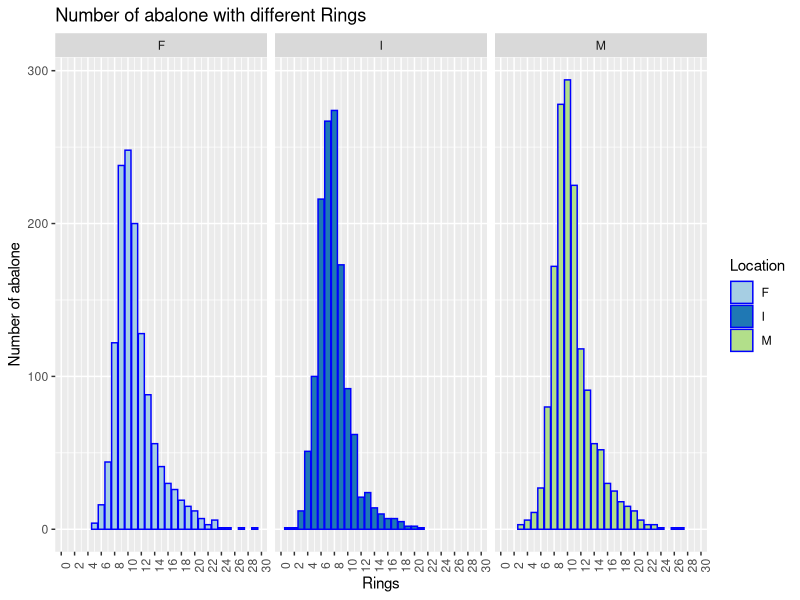
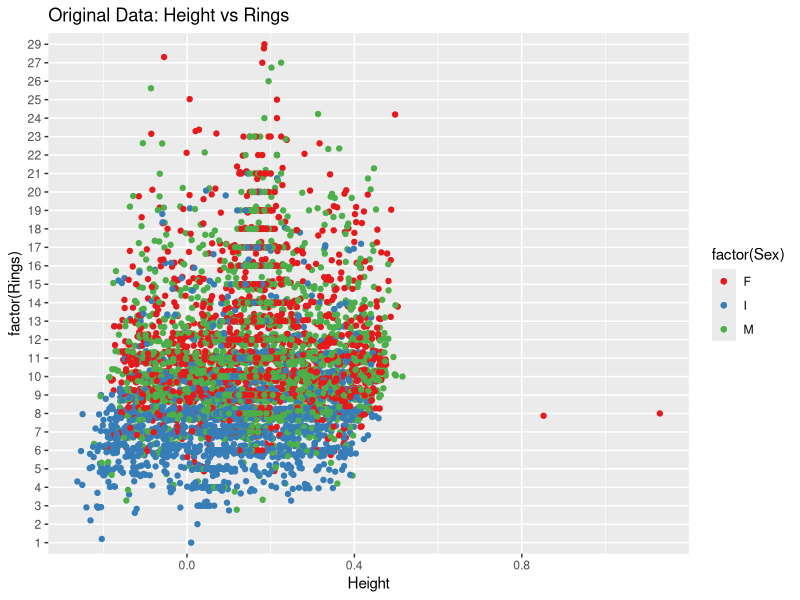
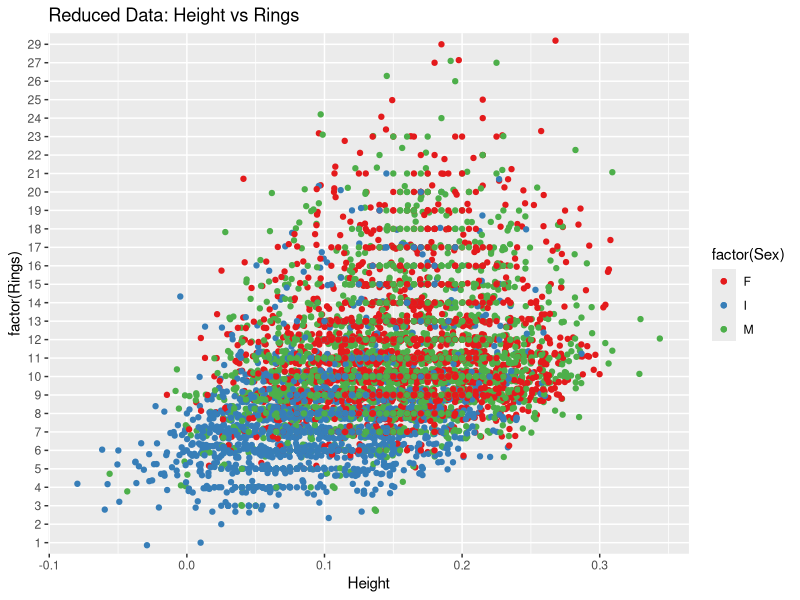
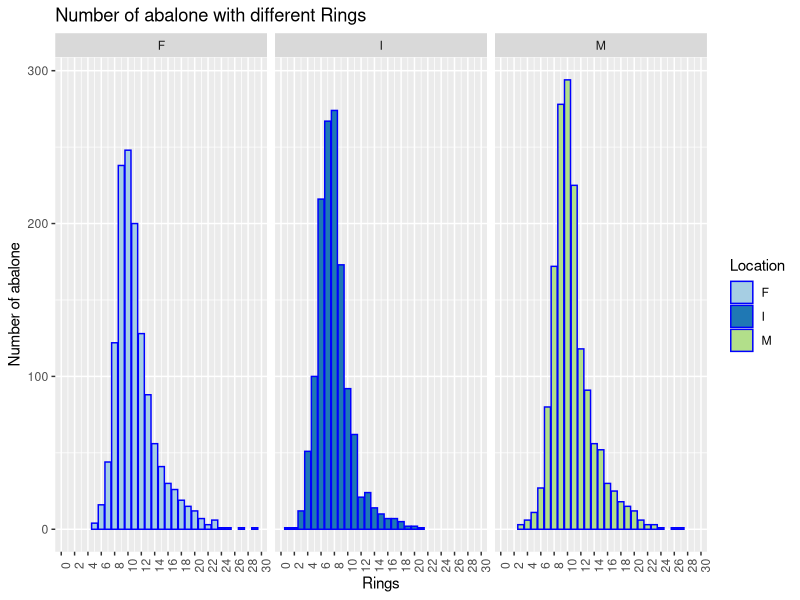
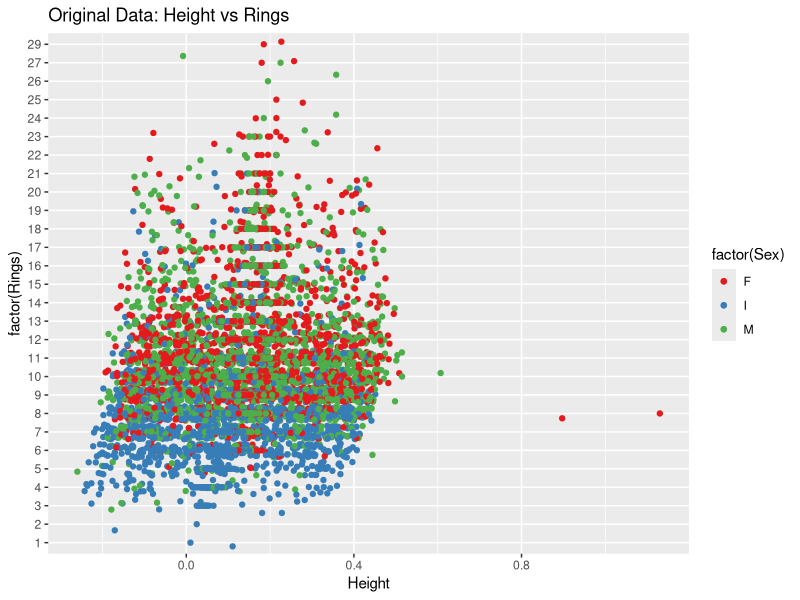
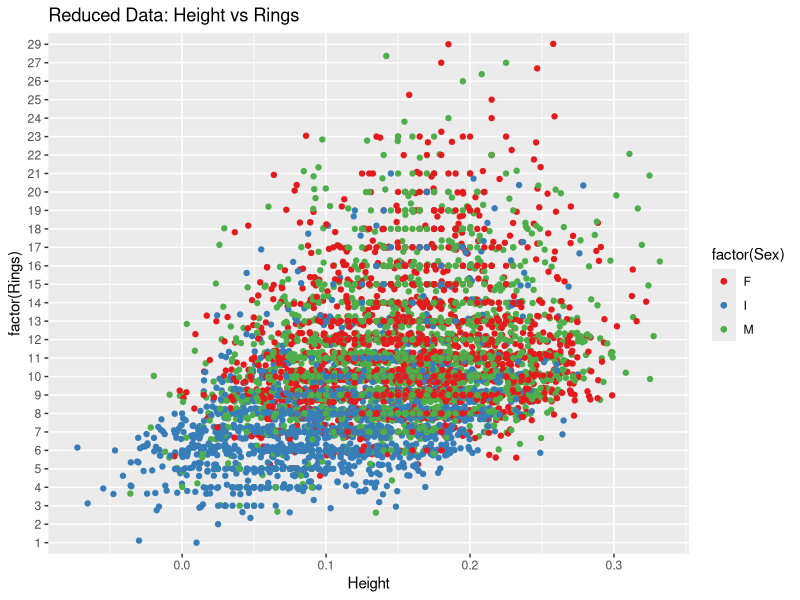

These charts were generated, in order, by the following R code:
library(ggplot2)
library(plyr)
# The data 
Data = read.csv("data/abalone.csv")  # Import Data

str(Data) # Structure of the Data

# There are 4 different measures for weight i.e. Whole.weight, Shucked.weight, Viscera.weight and Shell.weight. And Whole.weight should be the easiist one to measure. So I drop out all the other measures. 
Data =  subset(Data, select= -c(Shucked.weight,Viscera.weight,Shell.weight))

# Plot number of abalone with different rinng. 
ggplot(Data, aes(x = Rings, fill = Sex)) +
  geom_bar(binwidth = 1, color = "blue", origin = min(Data$Rings), position = "identity") +
  scale_x_continuous(name = "Rings", breaks = seq(0, 30, by = 2)) +
  theme(axis.text.x = element_text(angle = 90)) +
  scale_fill_brewer("Location", type = "qual", palette = 3) +
  ylab("Number of abalone") +
  ggtitle("Number of abalone with different Rings") + facet_wrap(~Sex, ncol=3) 

ggsave(file.path("graphs", "Number of abalone with different Rings.png"))
# From the graph above, we can see that the range of the Rings is from 1 to 29, which maybe too much to measure. In reality, people may not require so detaied catogory. So I group abalones with less than 6 rings (<7.5 years old), from 6 to 13 rings (7.5 to 14.5 years old) and more than 13 rings (>14.5 years old), indicating young, adult and old abalones correspondingly, and lable them as 1,2,3.
theBreaks <- c(0, 6, 13, 30)
gData <-
  data.frame(Data,
             AgeCodes = cut(Data$Rings, breaks = theBreaks, labels = FALSE),
             Age = cut(Data$Rings, breaks = theBreaks))
str(gData)

# Roughly plot the graph and get little tast about data
ggplot(gData, aes(x = Height, y = factor(Rings), colour= factor(Sex) )) +
  geom_jitter(position = position_jitter(width = .3))  +
  geom_point() + ggtitle("Original Data: Height vs Rings") +
  scale_colour_brewer(type="seq",palette="Set1") 

ggsave(file.path("graphs", "Original Data: Height vs Rings.png"))
# From the graph above we can see that there are some outliers in Female. I want to get rid of them.
jData = subset(gData, Height <0.4)
ggplot(jData, aes(x = Height, y = factor(Rings), colour= factor(Sex) ))+
  geom_jitter(position = position_jitter(width = .1))  + geom_point() +
  ggtitle("Reduced Data: Height vs Rings") +
  scale_colour_brewer(type="seq",palette="Set1") 

ggsave(file.path("graphs", "Reduced Data: Height vs Rings.png"))


# reorder data according to Sex and Rings
Order_Data = arrange(jData, Sex, Rings, Length)
write.table(Order_Data,
            file.path("data", "abalone_clean.csv"), quote = FALSE,
            sep = ",", row.names = FALSE)





